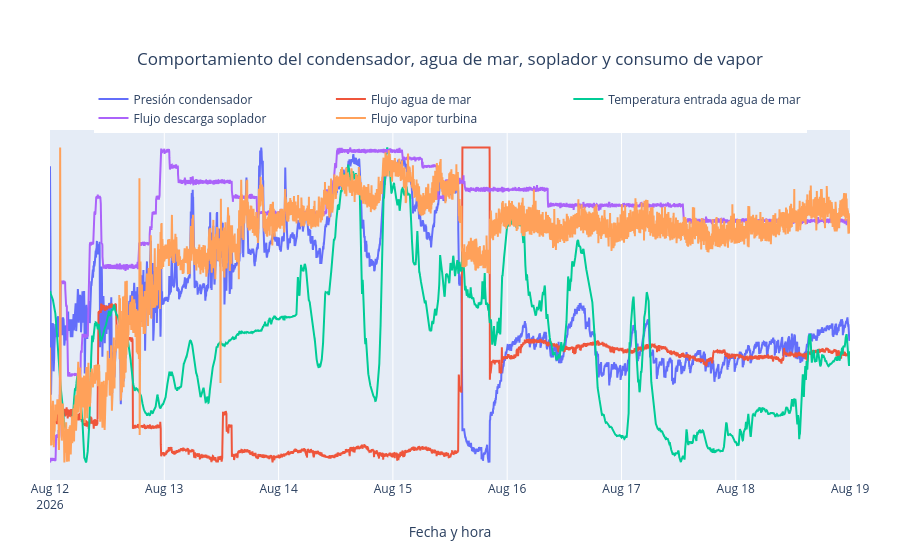

This figure's notebook cell:
### Code cell
import plotly.graph_objects as go

fig = go.Figure()


# 1. PRESIÓN ABSOLUTA DEL CONDENSADOR
fig.add_trace(
    go.Scatter(
        x=df["FechaHora"],
        y=df["Presion_Condensador_kg_cm2A"],
        name="Presión condensador",
        mode="lines",
        yaxis="y"
    )
)


# 2. FLUJO DE AGUA DE MAR
fig.add_trace(
    go.Scatter(
        x=df["FechaHora"],
        y=df["Flujo_Agua_Mar_m3_h"],
        name="Flujo agua de mar",
        mode="lines",
        yaxis="y2"
    )
)


# 3. TEMPERATURA DE ENTRADA DEL AGUA DE MAR
fig.add_trace(
    go.Scatter(
        x=df["FechaHora"],
        y=df["Temp_Entrada_Agua_Mar_C"],
        name="Temperatura entrada agua de mar",
        mode="lines",
        yaxis="y3"
    )
)


# 4. FLUJO DE DESCARGA DEL SOPLADOR
fig.add_trace(
    go.Scatter(
        x=df["FechaHora"],
        y=df["Flujo_Aire_Soplador_kg_h"],
        name="Flujo descarga soplador",
        mode="lines",
        yaxis="y4"
    )
)


# 5. FLUJO DE VAPOR DE LA TURBINA
fig.add_trace(
    go.Scatter(
        x=df["FechaHora"],
        y=df["Flujo_Vapor_Turbina_t_h"],
        name="Flujo vapor turbina",
        mode="lines",
        yaxis="y5"
    )
)


# CONFIGURACIÓN
fig.update_layout(

    title={
        "text": "Comportamiento del condensador, agua de mar, soplador y consumo de vapor",
        "x": 0.5,
        "xanchor": "center"
    },

    xaxis=dict(
        title="Fecha y hora"
    ),

    # Ejes Y ocultos
    yaxis=dict(
        title=None,
        showticklabels=False,
        showgrid=False
    ),

    yaxis2=dict(
        title=None,
        overlaying="y",
        side="right",
        showticklabels=False,
        showgrid=False
    ),

    yaxis3=dict(
        title=None,
        overlaying="y",
        side="right",
        anchor="free",
        position=0.94,
        showticklabels=False,
        showgrid=False
    ),

    yaxis4=dict(
        title=None,
        overlaying="y",
        side="left",
        anchor="free",
        position=0.05,
        showticklabels=False,
        showgrid=False
    ),

    yaxis5=dict(
        title=None,
        overlaying="y",
        side="left",
        anchor="free",
        position=0.10,
        showticklabels=False,
        showgrid=False
    ),

    hovermode="x unified",

    legend=dict(
        orientation="h",
        x=0.5,
        xanchor="center",
        y=1.13
    ),

    margin=dict(
        l=50,
        r=50,
        t=130,
        b=80
    )
)

fig.show()

### Figure 1 — Plotly figure (JSON) as saved in the notebook; plotly's stock layout.template omitted (floating-point values rounded to 4 significant figures; data arrays with more than 128 entries replaced by an {"elided": "..."} marker saying what was removed)
{"data": [{"mode": "lines", "name": "Presión condensador", "type": "scatter", "x": {"elided": "10080 str values"}, "y": {"elided": "10080 float values"}, "yaxis": "y"}, {"mode": "lines", "name": "Flujo agua de mar", "type": "scatter", "x": {"elided": "10080 str values"}, "y": {"elided": "10080 float values"}, "yaxis": "y2"}, {"mode": "lines", "name": "Temperatura entrada agua de mar", "type": "scatter", "x": {"elided": "10080 str values"}, "y": {"elided": "10080 float values"}, "yaxis": "y3"}, {"mode": "lines", "name": "Flujo descarga soplador", "type": "scatter", "x": {"elided": "10080 str values"}, "y": {"elided": "10080 float values"}, "yaxis": "y4"}, {"mode": "lines", "name": "Flujo vapor turbina", "type": "scatter", "x": {"elided": "10080 str values"}, "y": {"elided": "10080 float values"}, "yaxis": "y5"}], "layout": {"hovermode": "x unified", "legend": {"orientation": "h", "x": 0.5, "xanchor": "center", "y": 1.13}, "margin": {"b": 80, "l": 50, "r": 50, "t": 130}, "title": {"text": "Comportamiento del condensador, agua de mar, soplador y consumo de vapor", "x": 0.5, "xanchor": "center"}, "xaxis": {"title": {"text": "Fecha y hora"}}, "yaxis": {"showgrid": false, "showticklabels": false, "title": {}}, "yaxis2": {"overlaying": "y", "showgrid": false, "showticklabels": false, "side": "right", "title": {}}, "yaxis3": {"anchor": "free", "overlaying": "y", "position": 0.94, "showgrid": false, "showticklabels": false, "side": "right", "title": {}}, "yaxis4": {"anchor": "free", "overlaying": "y", "position": 0.05, "showgrid": false, "showticklabels": false, "side": "left", "title": {}}, "yaxis5": {"anchor": "free", "overlaying": "y", "position": 0.1, "showgrid": false, "showticklabels": false, "side": "left", "title": {}}}}
